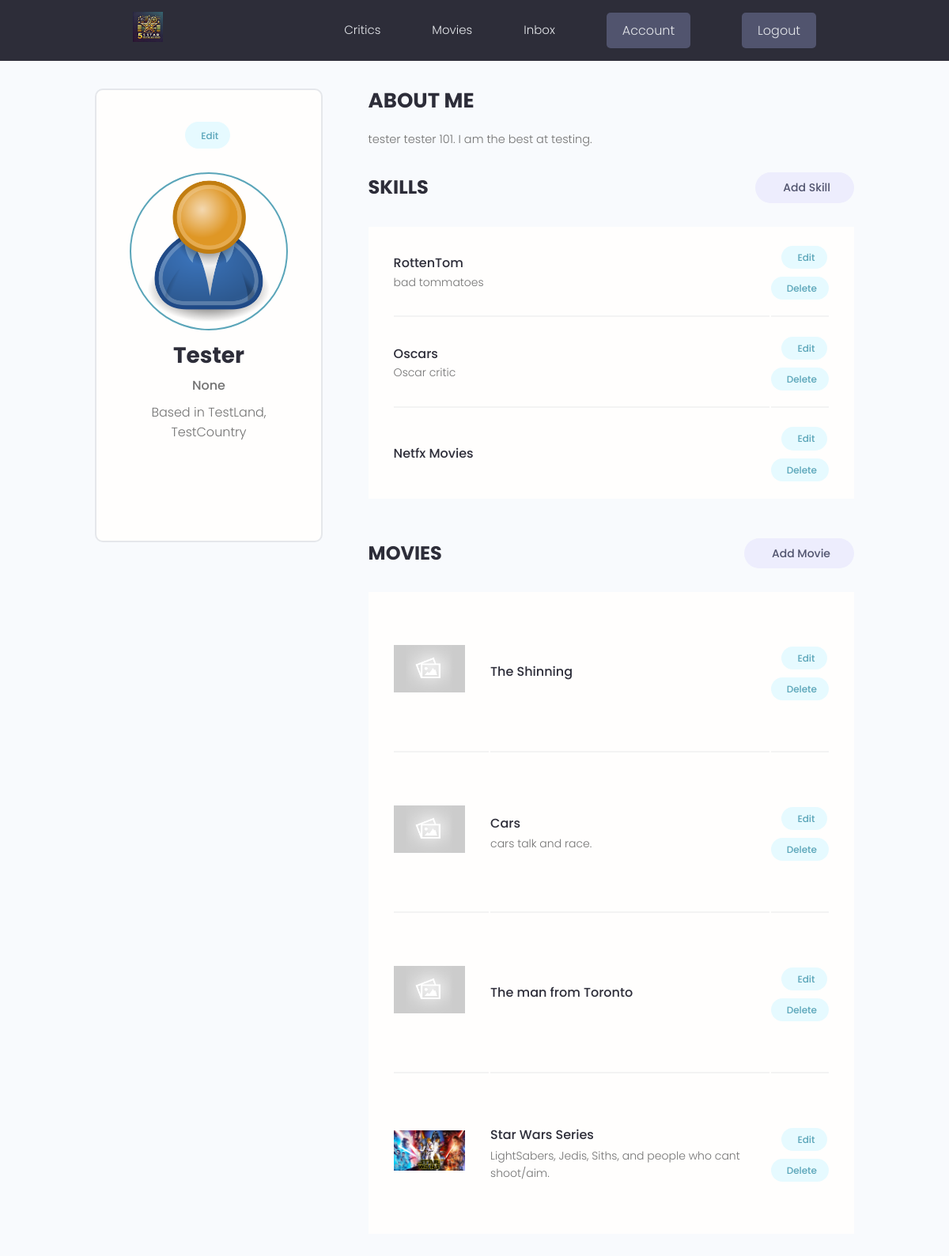
/account/ (signed in), run on the app's committed database.
### users/models.py (models this page shows, shortened)
class Profile(models.Model):
    user = models.OneToOneField(User, on_delete=models.CASCADE, null=True, blank=True)
    name = models.CharField(max_length=200, blank=True, null=True)
    username = models.CharField(max_length=200, blank=True, null=True)
    location = models.CharField(max_length=200, blank=True, null=True)
    email = models.CharField(max_length=500, blank=True, null=True)
    short_intro= models.CharField(max_length=500, blank=True, null=True)
    bio = models.TextField(blank=True, null=True)
    profile_image = models.ImageField(null=True, blank=True, upload_to='profiles/', default='profiles/user-default.png')
    social_twitter = models.CharField(max_length=200, blank=True, null=True)
    social_linkedin = models.CharField(max_length=200, blank=True, null=True)
    social_instagram = models.CharField(max_length=200, blank=True, null=True)
    created = models.DateTimeField(auto_now_add=True)
    id = models.UUIDField(default=uuid.uuid4, unique=True, primary_key=True, editable=False)

class skills(models.Model):
    owner = models.ForeignKey(Profile, on_delete=models.CASCADE, null=True, blank=True)
    name = models.CharField(max_length=200, blank=True, null=True)
    description = models.TextField(blank=True, null=True)
    created = models.DateTimeField(auto_now_add=True)
    id = models.UUIDField(default=uuid.uuid4, unique=True, primary_key=True, editable=False)

### projects/models.py (models this page shows, shortened)
class Movies(models.Model):
    owner = models.ForeignKey(Profile, null= True, blank=True, on_delete=models.SET_NULL)
    title = models.CharField(max_length=500)
    description = models.TextField(max_length=5000, null=True, blank=True)
    featured_image = models.ImageField(null=True, blank=True, default="default.jpg")
    trailer_link = models.CharField(max_length=3000, null=True, blank=True)
    source_link = models.CharField(max_length=3000, null=True, blank=True)
    created = models.DateTimeField(auto_now_add=True)
    tags = models.ManyToManyField('tags')
    vote_total= models.IntegerField(default=0, null=True, blank=True)
    vote_ratio= models.IntegerField(default=0, null=True, blank=True)
    id = models.UUIDField(default=uuid.uuid4, unique=True, primary_key=True, editable=False)
    class Meta:
        ordering = ['-vote_ratio', '-vote_total', 'title']

### users/views.py (the view)
# urls.py: path('account/', views.userAccount, name='account'),
@login_required(login_url='login')
def userAccount(request):
    profile = request.user.profile
    skills = profile.skills_set.all()
    movies = profile.movies_set.all()
    context = {'profile':profile, 'skills':skills, 'movies':movies}
    return render(request, 'users/account.html', context)

### users/templates/users/account.html (shortened to what this page needs)
{% extends 'main.html' %}
{% block content %}
  <main class="settingsPage profile my-md">
    <div class="container">
      <div class="layout">
        <div class="column column--1of3">
          <div class="card text-center">
            <div class="card__body dev">
              <a class="tag tag--pill tag--main settings__btn" href="{% url 'edit-account' %}"> Edit</a>
              <img class="avatar avatar--xl dev__avatar" src="{{profile.profile_image.url}}" />
              <h2 class="dev__name">{{profile.name}}</h2>
              <p class="dev__title">{{profile.short_intro}}</p>
              <p class="dev__location">Based in {{profile.location}}</p>
              <ul class="dev__social">
              </ul>
            </div>
          </div>
        </div>
        <div class="column column--2of3">
          <div class="devInfo">
            <h3 class="devInfo__title">About Me</h3>
            <p class="devInfo__about">
             {{profile.bio}}
            </p>
          </div>
          <div class="settings">
            <h3 class="settings__title">Skills</h3>
            <a class="tag tag--pill tag--sub settings__btn tag--lg" href="{% url 'create-skill' %}"> Add Skill</a>
          </div>
          <table class="settings__table">
            {% for skill in skills %}
            <tr>
              <td class="settings__tableInfo">
                <h4>{{skill.name}}</h4>
                <p>
                  {{skill.description}}
                </p>
              </td>
              <td class="settings__tableActions">
                <a class="tag tag--pill tag--main settings__btn" href="{% url 'update-skill' skill.id %}"> Edit</a>
                <a class="tag tag--pill tag--main settings__btn" href="{% url 'delete-skill' skill.id %}">
                  Delete</a>
              </td>
            </tr>
            {% endfor %}
          </table>
          <div class="settings">
            <h3 class="settings__title">Movies</h3>
            <a class="tag tag--pill tag--sub settings__btn tag--lg" href="{% url 'create-movie' %}"> Add Movie</a>
          </div>
          <table class="settings__table">
            {% for movie in movies %}
            <tr>
              <td class="settings__thumbnail">
                <a href="{% url 'movie' movie.id %}"><img src="{{movie.featured_image.url}}" alt="Project Thumbnail" /></a>
              </td>
              <td class="settings__tableInfo">
                <a href="{% url 'movie' movie.id %}">{{movie.title}}</a>
                <p>
                  {{movie.description}}
                </p>
              </td>
              <td class="settings__tableActions">
                <a class="tag tag--pill tag--main settings__btn" href="{% url 'update-movie' movie.id %}"> Edit</a>
                <a class="tag tag--pill tag--main settings__btn" href="{% url 'delete-movie' movie.id %}">
                  Delete</a>
              </td>
            </tr>
            {% endfor %}
          </table>
        </div>
      </div>
    </div>
  </main>
{% endblock content %}

### static/styles/app.css (style rules this page uses)
:root { --color-sub: #2d2d39; }
.card { border: 2px solid var(--color-light); }
img { width: 100%; }
.profile .card > .dev { padding: 4rem; }
.dev__avatar { display: block; margin: auto; }
.dev__name { color: var(--color-sub); font-size: 2.8rem; font-weight: 700; margin-top: 1rem; margin-bottom: 0.5rem; }
.dev__title { font-size: 1.6rem; font-weight: 500; line-height: 1.3; }
.dev__location { margin-top: 1rem; }
.dev__social { margin: 3rem 0; list-style: none; display: flex; justify-content: center; gap: 1.5rem; }
.devInfo { margin-bottom: 3rem; }
.devInfo__title, .devInfo__subtitle { font-size: 2.6rem; color: var(--color-sub); text-transform: uppercase; font-weight: 700; margin-bottom: 1.5rem; }
.devInfo__about, .devSkill__info { font-size: 1.45rem; line-height: 1.7; text-align: justify; }
.settingsPage .dev > .settings__btn { display: inline-block; margin-bottom: 3rem; }
.settings { display: flex; justify-content: space-between; align-items: center; }
.settings__title { font-size: 2.4rem; text-transform: uppercase; font-weight: 700; color: var(--color-sub); }
.settings__table { margin-top: 3rem; margin-bottom: 5rem; padding: 0 3rem; background: var(--color-white); }
.settings__table tr { width: 100%; }
.settings__table tr > td { padding: 2rem 0; }
.settings__table tr:not(:last-child) td { border-bottom: 2px solid var(--color-white-light); }
.settings__thumbnail { width: 23%; min-width: 10rem; }
.settings__thumbnail img { padding-right: 3rem; height: 15rem; object-fit: contain; }
.settings__tableInfo { width: 100%; }
.settings__tableInfo h4, .settings__tableInfo a { padding-right: 1rem; width: auto; font-size: 1.6rem; font-weight: 500; color: var(--color-sub); }
.settings__tableInfo p { font-size: 1.4rem; }
.settings__tableActions { text-align: right; }

### static/uikit/styles/modules/_variables.css (style rules this page uses)
:root { --color-main: #5aa5b9; --color-main-light: #e6faff; --color-sub: #3f4156; --color-sub-light: #51546e; --color-sub-lighter: #ededfd; --color-text: #737373; --color-gray: #8b8b8b; --color-light: #e5e7eb; --color-light-gray: #767676; --color-bg: #f8fafd; --color-white: #fffefd; --color-white-light: #f3f3f3; --color-success: #359e64; --color-success-bg: #def8e8; --color-error: #fc4b0b; --color-error-bg: #fff2ee; --font-base: 'Poppins', arial, helvetica, 'Segoe UI', roboto, ubuntu, sans-serif; --font-monospace: 'Fira Code', 'Courier New', courier, monospace; --font-regular: 300; --font-medium: 500; --font-bold: 700; --generic-shadow: 1px 1px 5px #00000010; --generic-transition: all 0.3s ease-in-out; }

### static/uikit/styles/modules/_base.css (style rules this page uses)
* { margin: 0; padding: 0; box-sizing: border-box; text-rendering: optimizeLegibility; color: inherit; font-size: inherit; }
html { font-size: 50%; }
@media only screen and (min-width: 480px) { html { font-size: 56.25%; } }
@media only screen and (min-width: 1200px) { html { font-size: 62.5%; } }
body { line-height: 1.6; font-weight: 400; font-size: 1.5rem; color: var(--color-text); background-color: var(--color-bg); min-height: 100vh; }

### static/uikit/styles/modules/_typography.css (style rules this page uses)
* { font-family: var(--font-base); }
h2 { font-size: 3.6rem; font-weight: var(--font-bold); }
h3 { font-size: 3.2rem; font-weight: var(--font-medium); }
h4 { font-size: 2.8rem; font-weight: var(--font-medium); }
p, span, strong { font-size: 1.6rem; color: var(--color-text); font-weight: var(--font-regular); }
a { padding-bottom: 2px; text-decoration: none; display: inline-block; color: var(--color-main); font-weight: var(--font-medium); }

### static/uikit/styles/modules/_utilities.css (style rules this page uses)
.container { width: 92%; max-width: 165rem; margin: 0 auto; box-sizing: border-box; }
@media screen and (min-width: 1000px) { .container { width: 90%; } }
@media screen and (min-width: 1200px) { .container { width: 80%; } }
.text-center { text-align: center; }
.my-md { margin: 3rem auto; }

### static/uikit/styles/modules/_avatar.css (style rules this page uses)
.avatar { border-radius: 50%; border: 2px solid var(--color-main); object-fit: cover; }
.avatar--xl { height: 20rem; width: 20rem; }

### static/uikit/styles/modules/_card.css (style rules this page uses)
.card { border-radius: 1rem; background-color: var(--color-white); border: 1.5px solid var(--color-light); width: auto; height: auto; margin-top: 0.5rem; margin-bottom: 0.5rem; overflow: hidden; }
.card__body, .card__header { padding: 2rem 2.5rem; }

### static/uikit/styles/modules/_layout.css (style rules this page uses)
.layout { display: flex; flex-flow: row wrap; justify-content: space-between; }
.layout > .column { margin-bottom: 3rem; }
.layout > .column.column--1of3 { flex-basis: 30%; }
.layout > .column.column--2of3 { flex-basis: 64%; }

### data on the page
Profile: profile_image (placeholder picture), name "Tester", short_intro "None", location "TestLand, TestCountry", bio "tester tester 101. I am the best at testing."
skills: name "RottenTom", description "bad tommatoes"
skills: name "Oscars", description "Oscar critic"
skills: name "Netfx Movies"
Movies: featured_image (placeholder picture), title "The Shinning"
Movies: featured_image (placeholder picture), title "Cars", description "cars talk and race."
Movies: featured_image (placeholder picture), title "The man from Toronto"
Movies: featured_image (picture), title "Star Wars Series", description "LightSabers, Jedis, Siths, and people who cant shoot/aim."
